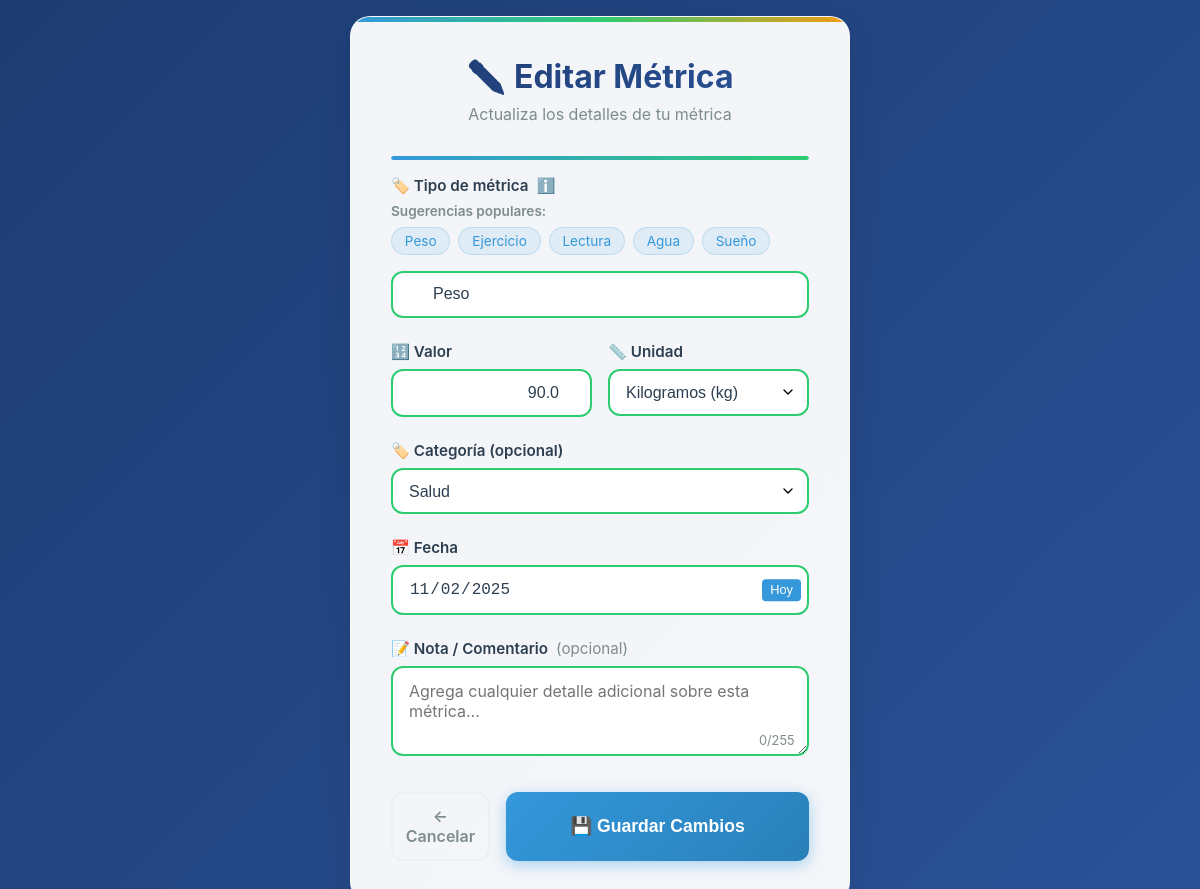
The page /editar_metrica/2 (signed in) on the database its author committed.
### app/models.py (models this page shows)
class Metrica(db.Model):
    id = db.Column(db.Integer, primary_key=True)
    nombre = db.Column(db.String(64), nullable=False)
    valor = db.Column(db.Float, nullable=False)
    unidad = db.Column(db.String(20), nullable=True)
    nota = db.Column(db.Text, nullable=True)
    usuario_id = db.Column(db.Integer, db.ForeignKey('usuario.id'))
    categoria_id = db.Column(db.Integer, db.ForeignKey('categoria.id'), nullable=True)
    fecha = db.Column(db.Date, default=date.today)

class Categoria(db.Model):
    id = db.Column(db.Integer, primary_key=True)
    nombre = db.Column(db.String(64), unique=True, nullable=False)
    metricas = db.relationship('Metrica', backref='categoria', lazy=True)

### app/routes.py (the view, shortened to what this page needs)
@main.route('/editar_metrica/<int:id>', methods=['GET', 'POST'])
@login_required
def editar_metrica(id):
    from app.models import Categoria
    metrica = Metrica.query.get_or_404(id)
    categorias = Categoria.query.order_by(Categoria.nombre).all()
    if metrica.usuario_id != current_user.id:
        flash('No tienes permiso para editar esta métrica.', 'danger')
        return redirect(url_for('main.dashboard'))
    return render_template('editar_metrica.html', metrica=metrica, categorias=categorias)

### app/__init__.py (called while the page is built)
@login_manager.user_loader
def load_user(user_id):
    return Usuario.query.get(int(user_id))

### templates/editar_metrica.html (shortened to what this page needs)
<!DOCTYPE html>
<html lang="es">
<head>
</head>
<body>
    <div class="metrica-container">
        <div class="form-header">
            <h2 class="form-title">✏️ Editar Métrica</h2>
            <p class="form-subtitle">Actualiza los detalles de tu métrica</p>
        </div>
        <div class="progress-indicator">
            <div class="progress-bar" id="progressBar"></div>
        </div>
        <form method="POST" id="metricaForm" novalidate>
            <div class="form-group">
                <label for="tipo">
                    🏷️ Tipo de métrica
                    <span class="tooltip" data-tooltip="Ejemplo: Peso, Ejercicio, Lectura">ℹ️</span>
                </label>
                <div class="quick-suggestions">
                    <div class="suggestions-title">Sugerencias populares:</div>
                    <div class="suggestion-tags">
                        <span class="suggestion-tag" onclick="selectSuggestion('tipo', 'Peso')">Peso</span>
                        <span class="suggestion-tag" onclick="selectSuggestion('tipo', 'Ejercicio')">Ejercicio</span>
                        <span class="suggestion-tag" onclick="selectSuggestion('tipo', 'Lectura')">Lectura</span>
                        <span class="suggestion-tag" onclick="selectSuggestion('tipo', 'Agua')">Agua</span>
                        <span class="suggestion-tag" onclick="selectSuggestion('tipo', 'Sueño')">Sueño</span>
                    </div>
                </div>
                <div class="input-group">
                    <input type="text" id="tipo" name="tipo" required maxlength="50"
                           placeholder="Ej: Peso corporal, Tiempo de ejercicio..." value="{{ metrica.nombre }}">
                </div>
            </div>
            <div class="form-grid">
                <div class="form-group">
                    <label for="valor">
                        🔢 Valor
                    </label>
                    <div class="input-group">
                        <input type="number" id="valor" name="valor" required step="0.01"
                               placeholder="0.00" min="0" value="{{ metrica.valor }}">
                    </div>
                </div>
                <div class="form-group">
                    <label for="unidad">
                        📏 Unidad
                    </label>
                    <select id="unidad" name="unidad" required>
                        <optgroup label="Peso">
                            <option value="kg" {% if metrica.unidad == 'kg' %}selected{% endif %}>Kilogramos (kg)</option>
                        </optgroup>
                    </select>
                </div>
            </div>
            <div class="form-group">
                <label for="categoria_id">
                    🏷️ Categoría (opcional)
                </label>
                <select id="categoria_id" name="categoria_id">
                    {% for categoria in categorias %}
                        <option value="{{ categoria.id }}" {% if metrica.categoria_id == categoria.id %}selected{% endif %}>{{ categoria.nombre }}</option>
                    {% endfor %}
                </select>
            </div>
            <div class="form-group">
                <label for="fecha">
                    📅 Fecha
                </label>
                <div class="date-input-group">
                    <input type="date" id="fecha" name="fecha" required value="{{ metrica.fecha.strftime('%Y-%m-%d') if metrica.fecha else '' }}">
                    <button type="button" class="today-btn" onclick="setToday()">Hoy</button>
                </div>
            </div>
            <div class="form-group">
                <label for="nota">
                    📝 Nota / Comentario
                    <span style="font-weight: normal; color: #7f8c8d;">(opcional)</span>
                </label>
                <textarea id="nota" name="nota" rows="3" maxlength="255"
                          placeholder="Agrega cualquier detalle adicional sobre esta métrica...">{{ metrica.nota or '' }}</textarea>
                <div class="character-count" id="characterCount">{{ (metrica.nota or '')|length }}/255</div>
            </div>
            <div class="form-actions">
                <a href="{{ url_for('main.dashboard') }}" class="btn-secondary">
                    ← Cancelar
                </a>
                <button type="submit" class="btn-submit" id="submitBtn">
                    <span>💾 Guardar Cambios</span>
                </button>
            </div>
        </form>
    </div>
</body>
</html>

### templates/editar_metrica.html (style rules this page uses)
* { margin: 0; padding: 0; box-sizing: border-box; }
body { font-family: 'Inter', sans-serif; background: linear-gradient(135deg, #1e3c72 0%, #2a5298 100%); min-height: 100vh; display: flex; justify-content: center; align-items: center; padding: 1rem; }
.metrica-container { background: rgba(255, 255, 255, 0.95); backdrop-filter: blur(15px); padding: 2.5rem; border-radius: 20px; box-shadow: 0 15px 35px rgba(0, 0, 0, 0.1); width: 100%; max-width: 500px; border: 1px solid rgba(255, 255, 255, 0.2); position: relative; overflow: hidden; }
.metrica-container::before { content: ''; position: absolute; top: 0; left: 0; right: 0; height: 5px; background: linear-gradient(90deg, #3498db, #2ecc71, #f39c12); }
.form-header { text-align: center; margin-bottom: 2rem; }
.form-title { font-size: 2rem; font-weight: 700; color: #2c3e50; margin-bottom: 0.5rem; background: linear-gradient(135deg, #1e3c72, #2a5298); -webkit-background-clip: text; -webkit-text-fill-color: transparent; background-clip: text; }
.form-subtitle { color: #7f8c8d; font-size: 1rem; }
.form-group { margin-bottom: 1.5rem; position: relative; }
.form-group label { display: block; margin-bottom: 0.5rem; color: #2c3e50; font-weight: 600; font-size: 0.95rem; display: flex; align-items: center; gap: 0.5rem; }
.form-group input, .form-group select, .form-group textarea { width: 100%; padding: 0.8rem 1rem; border: 2px solid #ecf0f1; border-radius: 12px; font-size: 1rem; transition: all 0.3s ease; background: white; color: #2c3e50; }
.form-group input:valid, .form-group select:valid, .form-group textarea:valid { border-color: #2ecc71; }
.form-group input[type="number"] { text-align: right; }
.form-group textarea { resize: vertical; min-height: 80px; font-family: inherit; }
.form-group select { cursor: pointer; appearance: none; background-repeat: no-repeat; background-position: right 0.7rem center; background-size: 1rem; padding-right: 2.5rem; }
.input-group { position: relative; }
.input-group input, .input-group select { padding-left: 2.5rem; }
.character-count { position: absolute; right: 0.5rem; bottom: 0.5rem; font-size: 0.8rem; color: #7f8c8d; background: rgba(255, 255, 255, 0.9); padding: 0.2rem 0.4rem; border-radius: 4px; }
.btn-submit { width: 100%; padding: 1rem; background: linear-gradient(135deg, #3498db, #2980b9); color: white; border: none; border-radius: 12px; font-size: 1.1rem; font-weight: 600; cursor: pointer; transition: all 0.3s ease; box-shadow: 0 4px 15px rgba(52, 152, 219, 0.4); position: relative; overflow: hidden; }
.btn-submit::before { content: ''; position: absolute; top: 0; left: -100%; width: 100%; height: 100%; background: linear-gradient(90deg, transparent, rgba(255,255,255,0.2), transparent); transition: left 0.5s; }
.form-actions { display: flex; gap: 1rem; margin-top: 2rem; }
.btn-secondary { flex: 1; padding: 0.8rem; background: transparent; color: #7f8c8d; border: 2px solid #ecf0f1; border-radius: 12px; text-decoration: none; text-align: center; font-weight: 600; transition: all 0.3s ease; display: flex; align-items: center; justify-content: center; gap: 0.5rem; }
.quick-suggestions { margin-bottom: 1rem; }
.suggestions-title { font-size: 0.85rem; color: #7f8c8d; margin-bottom: 0.5rem; font-weight: 600; }
.suggestion-tags { display: flex; flex-wrap: wrap; gap: 0.5rem; }
.suggestion-tag { background: rgba(52, 152, 219, 0.1); color: #3498db; padding: 0.3rem 0.8rem; border-radius: 15px; font-size: 0.85rem; cursor: pointer; transition: all 0.2s ease; border: 1px solid rgba(52, 152, 219, 0.2); }
.form-grid { display: grid; grid-template-columns: 1fr 1fr; gap: 1rem; }
.progress-indicator { height: 4px; background: #ecf0f1; border-radius: 2px; margin-bottom: 1rem; overflow: hidden; }
.progress-bar { height: 100%; background: linear-gradient(90deg, #3498db, #2ecc71); border-radius: 2px; width: 0%; transition: width 0.3s ease; }
.tooltip { position: relative; }
.date-input-group { position: relative; }
.today-btn { position: absolute; right: 0.5rem; top: 50%; transform: translateY(-50%); background: #3498db; color: white; border: none; padding: 0.2rem 0.5rem; border-radius: 4px; font-size: 0.8rem; cursor: pointer; transition: all 0.2s ease; }

### rows shown on the page
Metrica: tipo "Peso", valor "90.0", unidad "Kilogramos (kg)", categoria_id "Salud", fecha "11/02/2025"

### other values the page prints
{{ (metrica.nota or '')|length }} "0"
